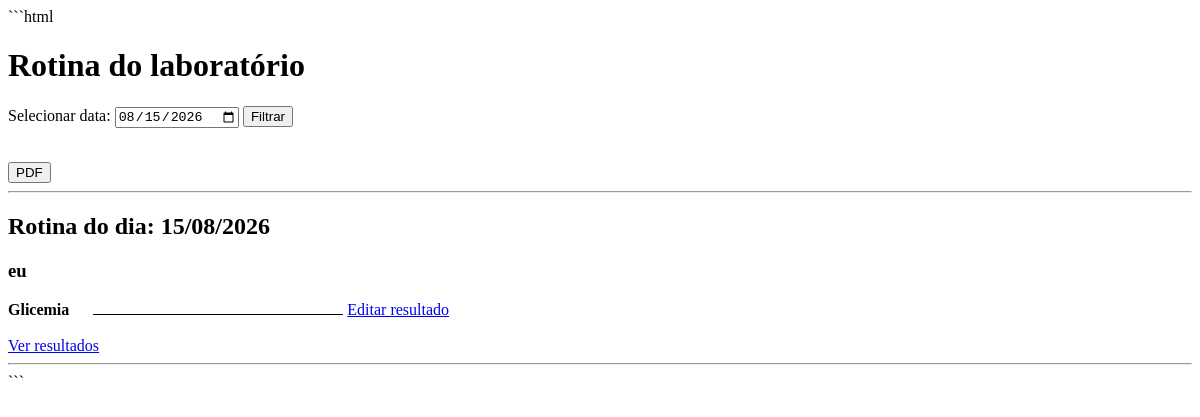
/rotina, run on an earlier commit of the app's database.
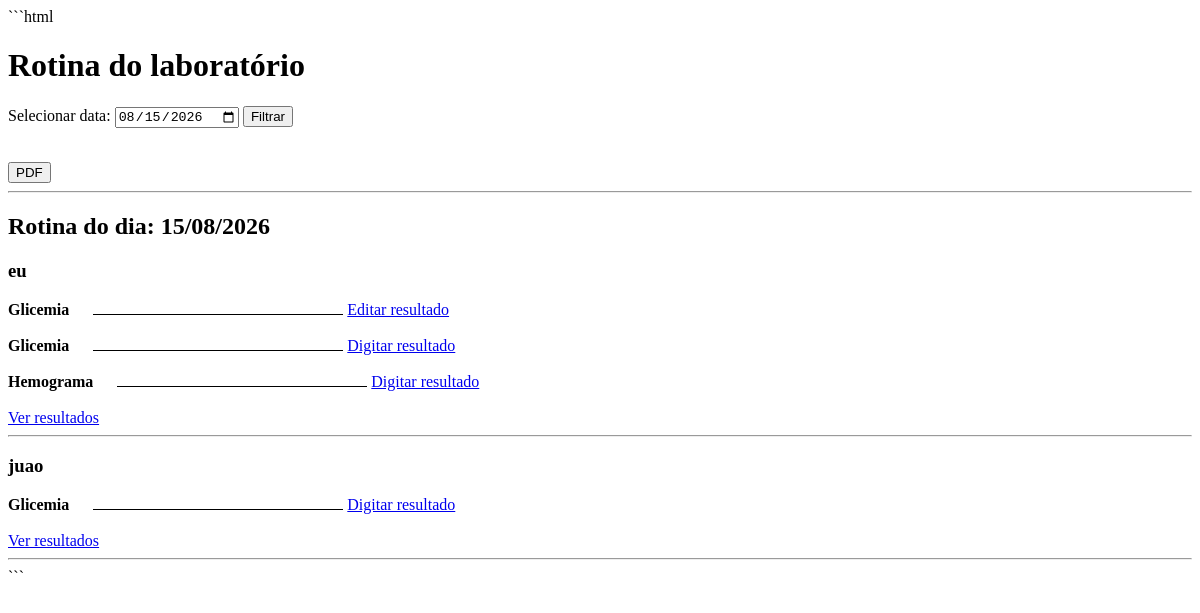
And on a later commit of the database.
### odisseu/models.py (models this page shows, shortened)
class Paciente(models.Model):
    nome = models.CharField(max_length=200)
    cpf = models.CharField(max_length=11)
    cns = models.CharField(max_length=14)
    data_nascimento = models.DateField()
    telefone = models.CharField(max_length=20)

class Agendamento(models.Model):
    EXAMES = [
        ('glicemia', 'Glicemia'),
        ('hemograma', 'Hemograma'),
    ]
    paciente = models.ForeignKey(
        Paciente,
        on_delete=models.CASCADE
    )
    exame = models.CharField(
        max_length=50,
        choices=EXAMES
    )
    data = models.DateField()

### odisseu/views.py (the view)
# urls.py: path('rotina', views.rotina, name='rotina'),
def rotina(request):
    data = request.GET.get('data')
    if data:
        agendamentos = Agendamento.objects.filter(data=data)
    else:
        data = date.today()
        agendamentos = Agendamento.objects.filter(data=data)
    return render(
        request,
        'rotina.html',
        {
            'agendamentos': agendamentos,
            'data': data,
        }
    )

### odisseu/templates/rotina.html (shortened to what this page needs)
<!DOCTYPE html>
<html lang="pt-br">
<head>
</head>
<body>
    <h1>Rotina do laboratório</h1>
    <form method="GET">
        <label for="data">
            Selecionar data:
        </label>
        <input
            type="date"
            id="data"
            name="data"
            value="{{ data|date:'Y-m-d' }}"
        >
        <button type="submit">
            Filtrar
        </button>
    </form>
    <br>
    <button
        type="button"
        onclick="window.print()"
    >
        PDF
    </button>
    <hr>
    <h2>
        Rotina do dia:
        {{ data|date:"d/m/Y" }}
    </h2>
    {% regroup agendamentos by paciente as pacientes %}
    {% for grupo in pacientes %}
        <div>
            <h3>
                {{ grupo.grouper.nome }}
            </h3>
            {% for agendamento in grupo.list %}
                <div>
                    <strong>
                        {{ agendamento.get_exame_display }}
                    </strong>
                    <span
                        style="
                            display: inline-block;
                            width: 250px;
                            border-bottom: 1px solid black;
                            margin-left: 20px;
                        "
                    ></span>
                    {% if agendamento.resultado %}
                        <a
                            href="{% url 'editar_resultado' agendamento.resultado.id %}"
                        >
                            Editar resultado
                        </a>
                    {% else %}
                        <a
                            href="{% url 'digitar_resultados' agendamento.id %}"
                        >
                            Digitar resultado
                        </a>
                    {% endif %}
                </div>
                <br>
            {% endfor %}
            <a
                href="{% url 'ver_resultados' grupo.grouper.id grupo.list.0.data|date:'Y-m-d' %}"
            >
                Ver resultados
            </a>
        </div>
        <hr>
    {% empty %}
        <p>
            Não existem exames agendados para esta data.
        </p>
    {% endfor %}
</body>
</html>

What changed in the data, as far as the page shows it:
added Agendamento: exame "Glicemia", shows "Digitar resultado", shown under Paciente "eu"
added Agendamento: exame "Hemograma", shows "Digitar resultado", shown under Paciente "eu"
now on this page (row unchanged): Paciente: grouper.nome "juao"
added Agendamento: exame "Glicemia", shows "Digitar resultado", shown under "juao"
